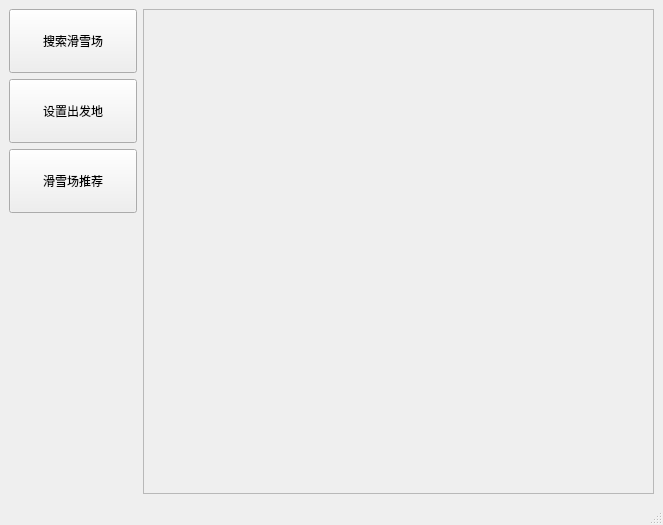
<?xml version="1.0" encoding="UTF-8"?>
<ui version="4.0">
 <class>MainWindow</class>
 <widget class="QMainWindow" name="MainWindow">
  <property name="geometry">
   <rect>
    <x>0</x>
    <y>0</y>
    <width>663</width>
    <height>525</height>
   </rect>
  </property>
  <property name="font">
   <font>
    <family>Courier</family>
   </font>
  </property>
  <property name="windowTitle">
   <string>SkiInfo</string>
  </property>
  <widget class="QWidget" name="centralwidget">
   <layout class="QGridLayout" name="gridLayout">
    <item row="2" column="1">
     <widget class="QPushButton" name="recoButton">
      <property name="minimumSize">
       <size>
        <width>0</width>
        <height>64</height>
       </size>
      </property>
      <property name="font">
       <font>
        <family>Courier</family>
       </font>
      </property>
      <property name="text">
       <string>滑雪场推荐</string>
      </property>
     </widget>
    </item>
    <item row="0" column="1">
     <widget class="QPushButton" name="searchButton">
      <property name="minimumSize">
       <size>
        <width>0</width>
        <height>64</height>
       </size>
      </property>
      <property name="maximumSize">
       <size>
        <width>128</width>
        <height>16777215</height>
       </size>
      </property>
      <property name="font">
       <font>
        <family>Courier</family>
       </font>
      </property>
      <property name="text">
       <string>搜索滑雪场</string>
      </property>
     </widget>
    </item>
    <item row="0" column="3" rowspan="8">
     <widget class="QFrame" name="frame">
      <property name="minimumSize">
       <size>
        <width>0</width>
        <height>450</height>
       </size>
      </property>
      <property name="frameShape">
       <enum>QFrame::StyledPanel</enum>
      </property>
      <property name="frameShadow">
       <enum>QFrame::Raised</enum>
      </property>
     </widget>
    </item>
    <item row="1" column="1">
     <widget class="QPushButton" name="startButton">
      <property name="minimumSize">
       <size>
        <width>0</width>
        <height>64</height>
       </size>
      </property>
      <property name="maximumSize">
       <size>
        <width>128</width>
        <height>16777215</height>
       </size>
      </property>
      <property name="font">
       <font>
        <family>Courier</family>
       </font>
      </property>
      <property name="text">
       <string>设置出发地</string>
      </property>
     </widget>
    </item>
   </layout>
  </widget>
  <widget class="QMenuBar" name="menubar">
   <property name="geometry">
    <rect>
     <x>0</x>
     <y>0</y>
     <width>663</width>
     <height>24</height>
    </rect>
   </property>
  </widget>
  <widget class="QStatusBar" name="statusbar"/>
 </widget>
 <resources/>
 <connections/>
</ui>
